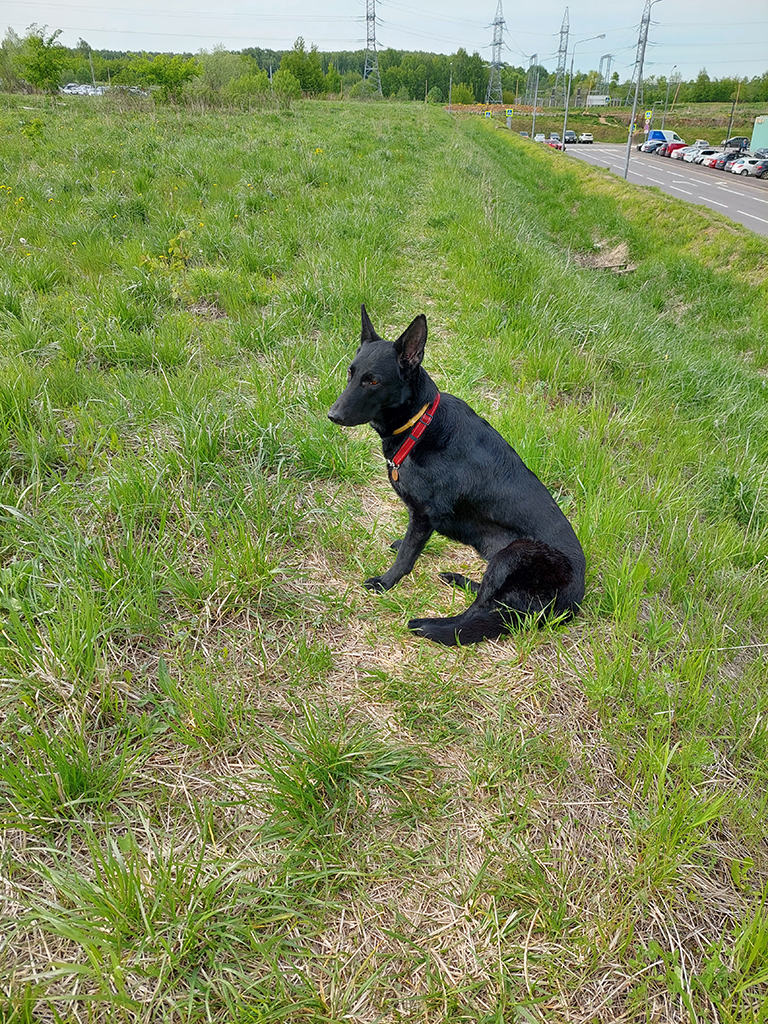
#> input picture crop_image/img/dog_photo.jpg, 768 x 1024 px
$ python cropimage.py
#> lines starting #> are read from the running program, lines starting #| are printed output that depends on the picture
import os
from pathlib import Path

from PIL import Image

if __name__ == '__main__':
    image_path = Path(os.path.join('img', "dog_photo.jpg"))
    image = Image.open(image_path.absolute())
#> image is the input picture: PIL image 768x1024 RGB; mean R, G, B 130.2, 143.5, 87.5

    width, height = image.size  # Get dimensions
#> width = 768; height = 1024
    new_width = 600
    new_height = 600

    left = (width - new_width) / 2
#> left = 84
    top = (height - new_height) / 2
#> top = 212
    right = (width + new_width) / 2
#> right = 684
    bottom = (height + new_height) / 2
#> bottom = 812

    area = (left, top, right, bottom)
#> area = (84, 212, 684, 812)
    img = image.crop(area)
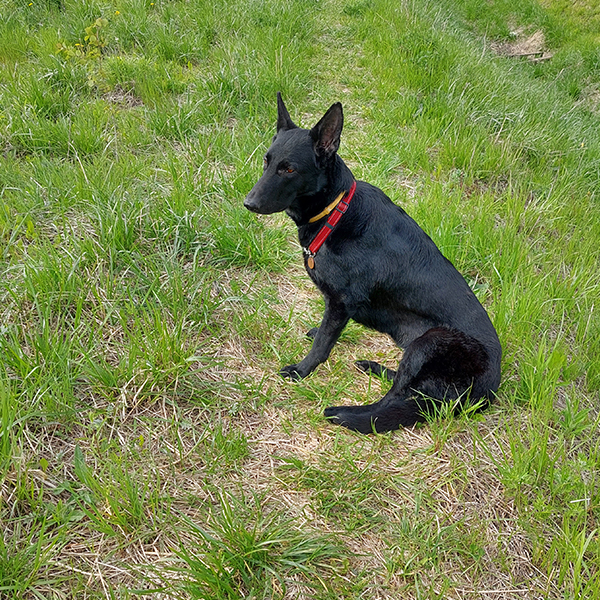
#> img: PIL image 600x600 RGB; mean R, G, B 121.3, 135.8, 75.9

    new_img = os.path.join(os.path.dirname(image_path), image_path.stem + '_crop' + image_path.suffix)
    img.save(Path(new_img).absolute())
